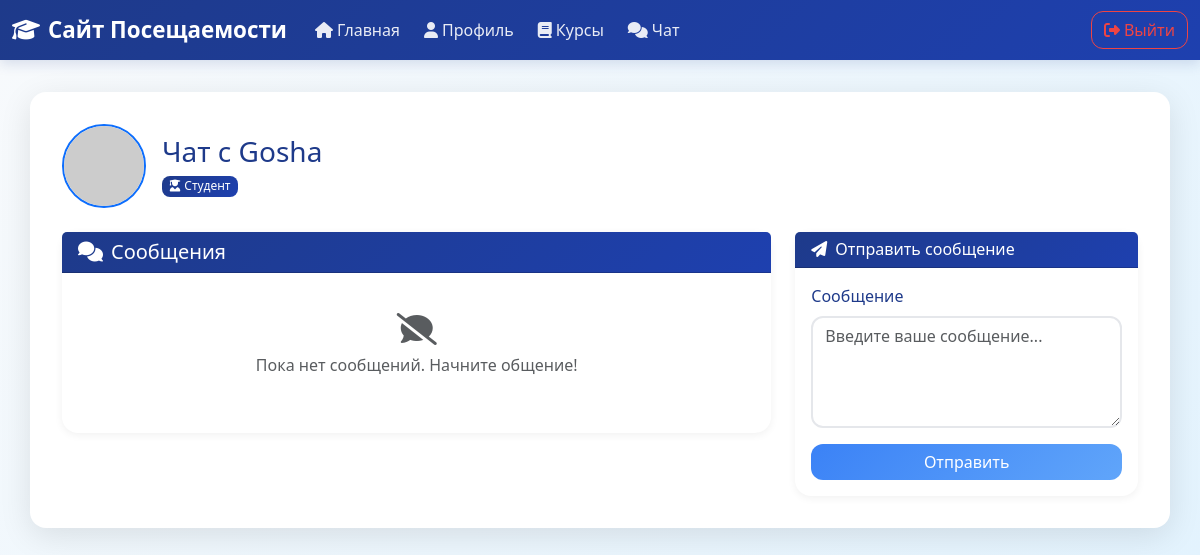
Page /chat/3 (signed in) on the earlier database version.
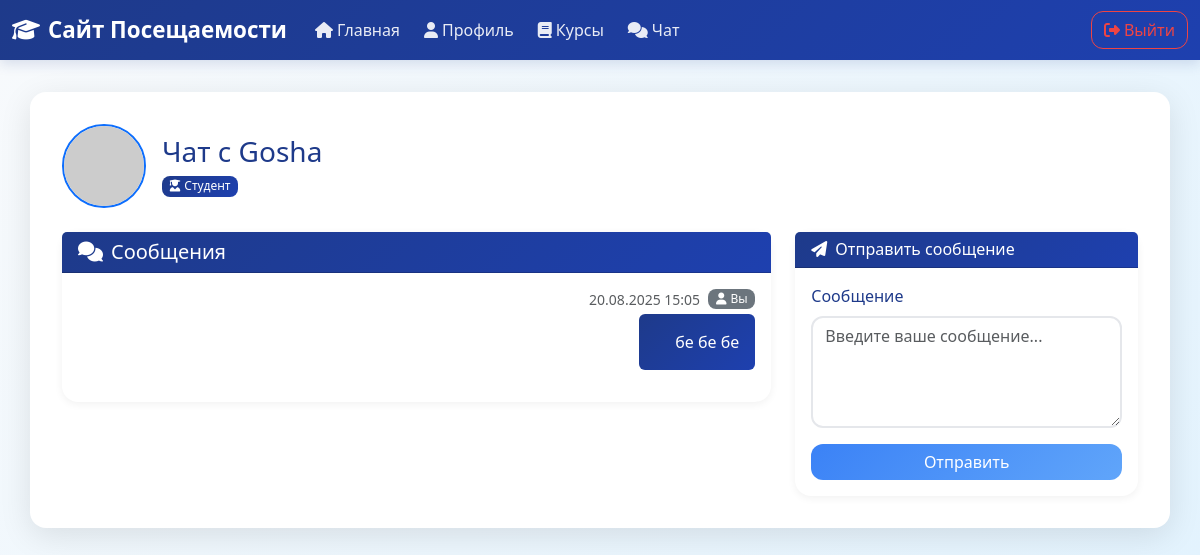
Same page on the later database version.
### app/models.py (models this page shows, shortened)
class User(UserMixin, db.Model):
    id: so.Mapped[int] = so.mapped_column(primary_key=True)
    username: so.Mapped[str] = so.mapped_column(sa.String(64), index=True, unique=True)
    email: so.Mapped[str] = so.mapped_column(sa.String(120), index=True, unique=True)
    password_hash: so.Mapped[Optional[str]] = so.mapped_column(sa.String(256))
    role: so.Mapped[str] = so.mapped_column(sa.String(20), default='student')
    about_me: so.Mapped[Optional[str]] = so.mapped_column(sa.String(140))
    last_seen: so.Mapped[Optional[datetime]] = so.mapped_column(default=lambda: datetime.now(timezone.utc))
    sent_messages: so.Mapped[List['Message']] = so.relationship(
        'Message',
        foreign_keys='Message.sender_id',
        back_populates='sender'
    )
    received_messages: so.Mapped[List['Message']] = so.relationship(
        'Message',
        foreign_keys='Message.recipient_id',
        back_populates='recipient'
    )
    teaching_courses: so.Mapped[List['Course']] = so.relationship(
        secondary=teacher_course_association,
        back_populates='teachers',
        collection_class=list
    )
    enrolled_courses: so.Mapped[List['Course']] = so.relationship(
        secondary=student_course_association,
        back_populates='students',
        collection_class=list
    )
    attendance_records: so.WriteOnlyMapped['AttendanceRecord'] = so.relationship(
        back_populates='student',
        cascade="all, delete-orphan"
    )
    def avatar(self, size: int) -> str:
        digest = md5(self.email.lower().encode('utf-8')).hexdigest()
        return f'https://www.gravatar.com/avatar/{digest}?d=identicon&s={size}'

class Message(db.Model):
    id: so.Mapped[int] = so.mapped_column(primary_key=True)
    sender_id: so.Mapped[int] = so.mapped_column(sa.ForeignKey('user.id'), nullable=False)
    recipient_id: so.Mapped[int] = so.mapped_column(sa.ForeignKey('user.id'), nullable=False)
    body: so.Mapped[str] = so.mapped_column(sa.String(140), nullable=False)
    timestamp: so.Mapped[datetime] = so.mapped_column(sa.DateTime, index=True, default=lambda: datetime.now(timezone.utc))
    sender: so.Mapped['User'] = so.relationship('User', foreign_keys=[sender_id], back_populates='sent_messages')
    recipient: so.Mapped['User'] = so.relationship('User', foreign_keys=[recipient_id], back_populates='received_messages')

### app/routes.py (the view)
@app.route('/chat/<int:recipient_id>', methods=['GET', 'POST'])
@login_required
def chat(recipient_id):
    recipient = db.session.get(User, recipient_id)
    if not recipient:
        flash('Пользователь не найден.', 'warning')
        return redirect(url_for('index'))
    form = MessageForm()
    if form.validate_on_submit():
        message = Message(sender_id=current_user.id, recipient_id=recipient_id, body=form.message.data)
        db.session.add(message)
        db.session.commit()
        flash('Сообщение отправлено!', 'success')
        return redirect(url_for('chat', recipient_id=recipient_id))
    messages = db.session.execute(
        sa.select(Message)
        .where(
            ((Message.sender_id == current_user.id) & (Message.recipient_id == recipient_id)) |
            ((Message.sender_id == recipient_id) & (Message.recipient_id == current_user.id))
        )
        .order_by(Message.timestamp.asc())
    ).scalars().all()
    return render_template('chat.html', form=form, messages=messages, recipient=recipient)

### app/forms.py
class MessageForm(FlaskForm):
    message = TextAreaField('Сообщение', validators=[DataRequired(), Length(max=140)])
    submit = SubmitField('Отправить')

### app/models.py (called while the page is built)
@login.user_loader
def load_user(id: int) -> Optional[User]:
    return db.session.get(User, id)

### app/routes.py (called while the page is built)
@app.before_request
def before_request():
    if current_user.is_authenticated:
        current_user.last_seen = datetime.now(timezone.utc)
        db.session.commit()

### app/templates/chat.html (shortened to what this page needs)
{% extends "base.html" %}
{% block content %}
    <div class="d-flex align-items-center mb-4">
        <div class="me-3">
            <img src="{{ recipient.avatar(48) }}" alt="Аватар" class="rounded-circle border border-2 border-primary">
        </div>
        <div>
            <h1 class="h3 text-primary mb-1">Чат с {{ recipient.username }}</h1>
            <span class="badge bg-primary">
                {% if recipient.role == 'student' %}
                    <i class="fas fa-user-graduate me-1"></i>Студент
                {% else %}
                    <i class="fas fa-chalkboard-teacher me-1"></i>Преподаватель
                {% endif %}
            </span>
        </div>
    </div>
    <div class="row">
        <div class="col-md-8">
            <div class="card border-0 shadow-sm">
                <div class="card-header bg-primary text-white">
                    <h2 class="h5 mb-0">
                        <i class="fas fa-comments me-2"></i>Сообщения
                    </h2>
                </div>
                <div class="card-body" style="max-height: 400px; overflow-y: auto;">
                    {% if messages %}
                        {% for message in messages %}
                            <div class="d-flex mb-3 {% if message.sender_id == current_user.id %}justify-content-end{% endif %}">
                                <div class="{% if message.sender_id == current_user.id %}text-end{% endif %}">
                                    <div class="d-flex align-items-center mb-1 {% if message.sender_id == current_user.id %}justify-content-end{% endif %}">
                                        <small class="text-muted me-2">
                                            {% if message.sender_id == current_user.id %}
                                                {{ message.timestamp.strftime('%d.%m.%Y %H:%M') }}
                                            {% else %}
                                                {{ message.timestamp.strftime('%d.%m.%Y %H:%M') }}
                                            {% endif %}
                                        </small>
                                        <span class="badge bg-secondary">
                                            {% if message.sender_id == current_user.id %}
                                                <i class="fas fa-user me-1"></i>Вы
                                            {% else %}
                                                <i class="fas fa-user me-1"></i>{{ message.sender.username }}
                                            {% endif %}
                                        </span>
                                    </div>
                                    <div class="{% if message.sender_id == current_user.id %}bg-primary text-white{% else %}bg-light{% endif %} rounded p-3"
                                         style="max-width: 70%; {% if message.sender_id == current_user.id %}margin-left: auto;{% endif %}">
                                        {{ message.body }}
                                    </div>
                                </div>
                            </div>
                        {% endfor %}
                    {% else %}
                        <div class="text-center py-4">
                            <i class="fas fa-comment-slash fa-2x text-muted mb-2"></i>
                            <p class="text-muted">Пока нет сообщений. Начните общение!</p>
                        </div>
                    {% endif %}
                </div>
            </div>
        </div>
        <div class="col-md-4">
            <div class="card border-0 shadow-sm">
                <div class="card-header bg-primary text-white">
                    <h3 class="h6 mb-0">
                        <i class="fas fa-paper-plane me-2"></i>Отправить сообщение
                    </h3>
                </div>
                <div class="card-body">
                    <form action="" method="post">
                        <div class="mb-3">
                            {{ form.message.label(class="form-label") }}
                            {{ form.message(class="form-control", rows=4, placeholder="Введите ваше сообщение...") }}
                        </div>
                        {{ form.submit(class="btn btn-primary w-100") }}
                    </form>
                </div>
            </div>
        </div>
    </div>
{% endblock %}

### app/templates/base.html (shortened to what this page needs)
<!doctype html>
<html lang="ru">
  <head>
    <link href="https://cdn.jsdelivr.net/npm/bootstrap@5.3.0/dist/css/bootstrap.min.css" rel="stylesheet">
    <link href="https://cdnjs.cloudflare.com/ajax/libs/font-awesome/6.4.0/css/all.min.css" rel="stylesheet">
  </head>
  <body>
    {% if current_user.is_authenticated %}
    <nav class="navbar navbar-expand-lg navbar-dark mb-4">
      <div class="container-fluid">
        <a class="navbar-brand" href="{{ url_for('index') }}">
            <i class="fas fa-graduation-cap me-2"></i>Сайт Посещаемости
        </a>
        <div class="collapse navbar-collapse" id="navbarNav">
          <ul class="navbar-nav me-auto mb-2 mb-lg-0">
            <li class="nav-item">
              <a class="nav-link" href="{{ url_for('index') }}">
                  <i class="fas fa-home me-1"></i>Главная
              </a>
            </li>
            <li class="nav-item">
              <a class="nav-link" href="{{ url_for('user', username=current_user.username) }}">
                  <i class="fas fa-user me-1"></i>Профиль
              </a>
            </li>
            <li class="nav-item">
              <a class="nav-link" href="{{ url_for('courses') }}">
                  <i class="fas fa-book me-1"></i>Курсы
              </a>
            </li>
            <li class="nav-item">
              <a class="nav-link" href="{{ url_for('chat_list') }}">
                  <i class="fas fa-comments me-1"></i>Чат
              </a>
            </li>
          </ul>
          <div class="d-flex">
            <a class="btn btn-outline-danger" href="{{ url_for('logout') }}">
                <i class="fas fa-sign-out-alt me-1"></i>Выйти
            </a>
          </div>
        </div>
      </div>
    </nav>
    {% endif %}
    <div class="container">
        {% block content %}{% endblock %}
    </div>
  </body>
</html>

### app/templates/base.html (style rules this page uses)
:root { --primary-blue: #1e3a8a; --secondary-blue: #3b82f6; --light-blue: #dbeafe; --accent-blue: #60a5fa; --dark-blue: #1e40af; }
body { background: linear-gradient(135deg, #f8fafc 0%, #e0f2fe 100%); min-height: 100vh; font-family: 'Segoe UI', Tahoma, Geneva, Verdana, sans-serif; }
.navbar { background: linear-gradient(135deg, var(--primary-blue) 0%, var(--dark-blue) 100%) !important; box-shadow: 0 4px 12px rgba(30, 58, 138, 0.15); }
.navbar-brand { color: white !important; font-weight: 600; font-size: 1.4rem; }
.nav-link { color: rgba(255, 255, 255, 0.9) !important; transition: all 0.3s ease; border-radius: 8px; margin: 0 4px; }
.btn-outline-danger { border-color: #ef4444; color: #ef4444; transition: all 0.3s ease; }
.container { background: white; border-radius: 16px; box-shadow: 0 8px 32px rgba(0, 0, 0, 0.1); padding: 2rem; margin-top: 2rem; margin-bottom: 2rem; }
h1, h2, h3 { color: var(--primary-blue); font-weight: 600; }
.card { border: none; border-radius: 16px; box-shadow: 0 4px 20px rgba(0, 0, 0, 0.08); transition: transform 0.3s ease, box-shadow 0.3s ease; }
.form-control { border-radius: 12px; border: 2px solid #e5e7eb; transition: all 0.3s ease; }
.btn { border-radius: 12px; font-weight: 500; transition: all 0.3s ease; }
.btn-primary { background: linear-gradient(135deg, var(--secondary-blue) 0%, var(--accent-blue) 100%); border: none; }
.badge { border-radius: 8px; font-weight: 500; }
.form-label { font-weight: 500; color: var(--primary-blue); margin-bottom: 0.5rem; }
.text-primary { color: var(--primary-blue) !important; }
.bg-primary { background: linear-gradient(135deg, var(--primary-blue) 0%, var(--dark-blue) 100%) !important; }
.fas, .far, .fab { transition: transform 0.3s ease; }
.shadow-sm { box-shadow: 0 2px 8px rgba(0, 0, 0, 0.06) !important; }

Differences in the rows shown:
added Message: timestamp "20.08.2025 15:05", shows "Вы", body "бе бе бе"
Other differences:
text no longer shown: "Пока нет сообщений. Начните общение!"
